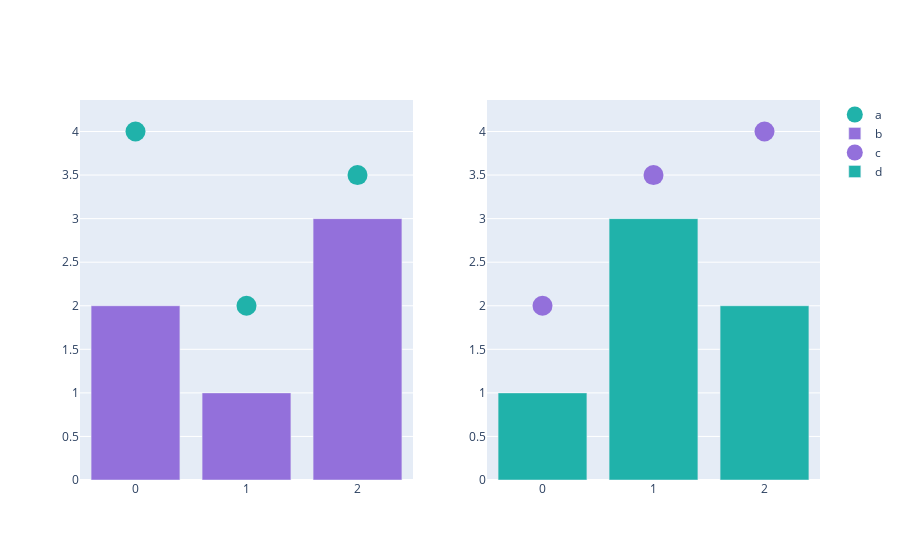

Source (notebook cell):
### Markdown cell above
### update_traces()

### Code cell
from plotly.subplots import make_subplots

# subplot 생성
fig = make_subplots(rows=1, cols=2)

# Trace 추가하기
fig.add_scatter(y=[4, 2, 3.5], mode="markers",
                marker=dict(size=20, color="LightSeaGreen"),
                name="a", row=1, col=1)

fig.add_bar(y=[2, 1, 3],
            marker=dict(color="MediumPurple"),
            name="b", row=1, col=1)

fig.add_scatter(y=[2, 3.5, 4], mode="markers",
                marker=dict(size=20, color="MediumPurple"),
                name="c", row=1, col=2)

fig.add_bar(y=[1, 3, 2],
            marker=dict(color="LightSeaGreen"),
            name="d", row=1, col=2)

fig.show()

### Figure 1 — Plotly figure (JSON) as saved in the notebook; plotly's stock layout.template omitted (floating-point values rounded to 4 significant figures)
{"data": [{"marker": {"color": "LightSeaGreen", "size": 20}, "mode": "markers", "name": "a", "type": "scatter", "xaxis": "x", "y": [4, 2, 3.5], "yaxis": "y"}, {"marker": {"color": "MediumPurple"}, "name": "b", "type": "bar", "xaxis": "x", "y": [2, 1, 3], "yaxis": "y"}, {"marker": {"color": "MediumPurple", "size": 20}, "mode": "markers", "name": "c", "type": "scatter", "xaxis": "x2", "y": [2, 3.5, 4], "yaxis": "y2"}, {"marker": {"color": "LightSeaGreen"}, "name": "d", "type": "bar", "xaxis": "x2", "y": [1, 3, 2], "yaxis": "y2"}], "layout": {"xaxis": {"anchor": "y", "domain": [0, 0.45]}, "xaxis2": {"anchor": "y2", "domain": [0.55, 1]}, "yaxis": {"anchor": "x", "domain": [0, 1]}, "yaxis2": {"anchor": "x2", "domain": [0, 1]}}}
